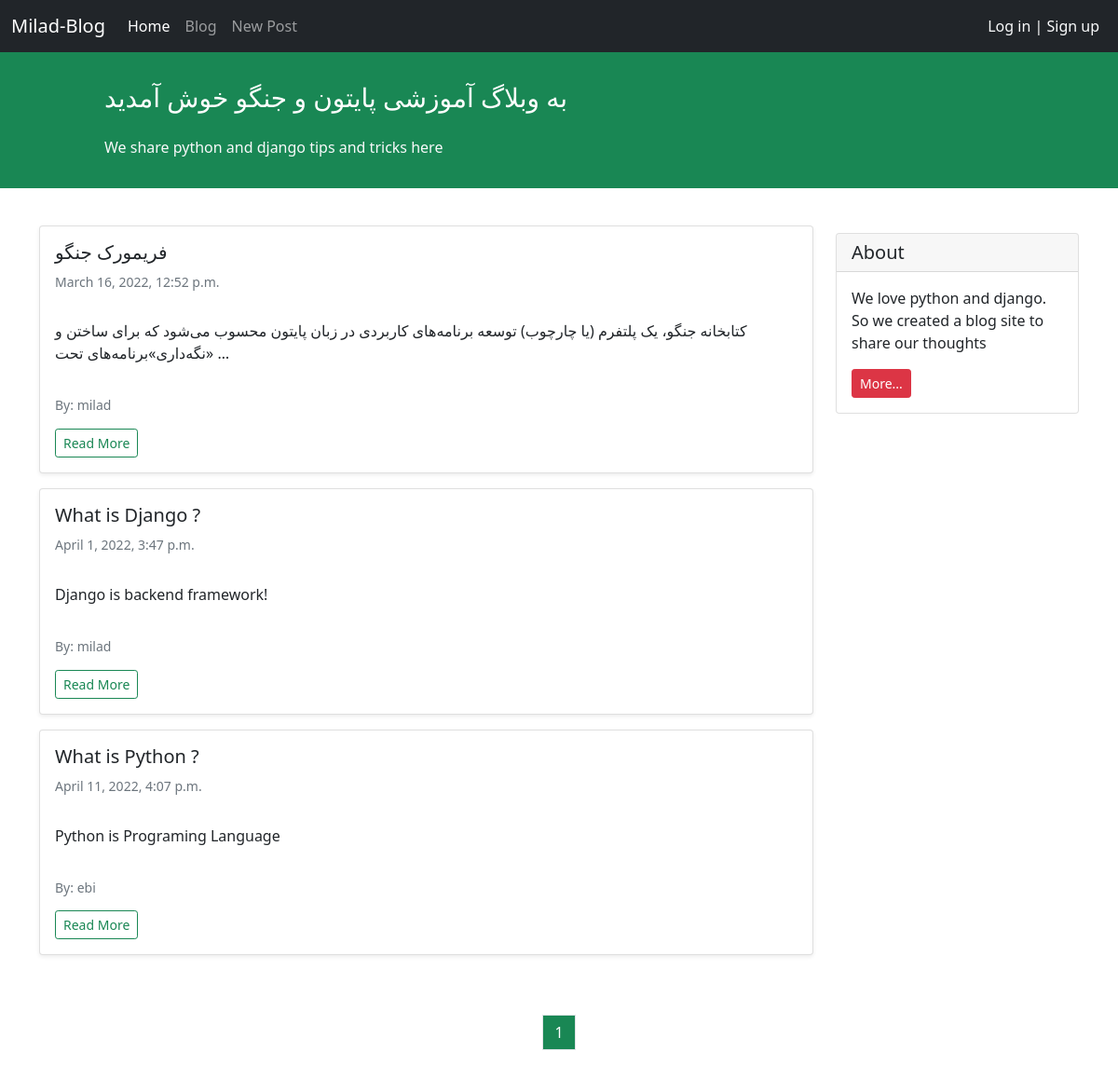
The page / on the database its author committed.
### blog/models.py (models this page shows, shortened)
class Post(models.Model):
    STATUS_CHOICES = (('pub', 'Published'), ('drf', 'Draft'),)
    title = models.CharField(max_length=100)
    text = models.TextField()
    author = models.ForeignKey('auth.User', on_delete=models.CASCADE)
    datetime_created = models.DateTimeField(auto_now_add=True)
    datetime_modified = models.DateTimeField(auto_now=True)
    status = models.CharField(choices=STATUS_CHOICES, max_length=3)

### blog/views.py (the view)
# urls.py: path('', views.PostListView.as_view(), name='posts_list'),
class PostListView(generic.ListView):
    template_name = 'blog/posts_list.html'
    context_object_name = 'posts_list'
    paginate_by = 4
    def get_queryset(self):
        return Post.objects.filter(status='pub').order_by('-datetime_modified')

### blog/templates/blog/posts_list.html (shortened to what this page needs)
{% extends '_base.html' %}
{% block content %}
    <div class="container mt-4 ">
        <div class="row">
            <div class="col-9">
                {% for post in posts_list %}
                    <div class="card shadow-sm my-3 ">
                        <div class="card-body">
                            <h5 class="card-title">{{ post.title }}</h5>
                            <h6 class="card-subtitle mb-2 text-muted small py-2">{{ post.datetime_created }}</h6>
                            <p class="card-text py-3">
                                {{ post.text|truncatewords:20 }}
                            </p>
                            <h6 class="card-subtitle mb-2 text-muted small py-2"> By: {{ post.author }}</h6>
                            <a href="{% url 'posts_detail' post.id %}" class="btn btn-outline-success btn-sm">Read More</a>
                        </div>
                    </div>
                {% endfor %}
            </div>
            <div class="col-3">
                <div class="card my-4">
                    <h5 class="card-header">About</h5>
                    <div class="card-body">
                        <p class="card-text">We love python and django. So we created a blog site to share our
                            thoughts</p>
                        <a href="#"
                           class="btn btn-sm btn-danger">
                            More...
                        </a>
                    </div>
                </div>
            </div>
        </div>
    </div>
            <nav aria-label="Page navigation example ">
        <ul class="pagination justify-content-center mt-5">
                {% for i in page_obj.paginator.page_range %}
                    {% if page_obj.number == i %}
                        <a href="?page={{ i }}" class="text-decoration-none">
                            <li class="page-item page-link bg-success text-white">{{ i }}</li>
                        </a>
                    {% else %}
                        <a href="?page={{ i }}" class="text-decoration-none">
                            <li class="page-item page-link text-success">{{ i }}</li>
                        </a>
                    {% endif %}
                {% endfor %}
        </ul>
    </nav>
{% endblock content %}

### templates/_base.html (shortened to what this page needs)
<!doctype html>
<html lang="en">
<head>
    <link href="https://cdn.jsdelivr.net/npm/bootstrap@5.1.3/dist/css/bootstrap.min.css" rel="stylesheet"
>
</head>
<body>
<nav class="navbar navbar-expand-lg navbar-dark bg-dark">
    <div class="container-fluid">
        <a class="navbar-brand" href="#">Milad-Blog</a>
        <div class="collapse navbar-collapse" id="navbarNavAltMarkup">
            <div class="navbar-nav">
                <a class="nav-link active" aria-current="page" href="{% url 'posts_list' %}">Home</a>
                <a class="nav-link" href="{% url 'posts_list' %}">Blog</a>
                <a class="nav-link" href="{% url 'new_post' %}">New Post</a>
            </div>
        </div>
        <div class="mx-2 text-white">
            {% if user.is_authenticated %}
                Welcome {{ user.username }} | <a class="text-decoration-none text-light"  href=" {% url 'logout' %}">Log out</a>
            {% else %}
                <a class="text-decoration-none text-light" href="{% url 'login' %}">Log in</a> | <a class="text-decoration-none text-light" href="{% url 'signup' %}">Sign up</a>
            {% endif %}
        </div>
    </div>
</nav>
<div class="container-fluid bg-success">
    <div class="row py-3">
        <div class="col-md-8 col-md-10 mx-auto">
            <h3 class="my-4 mt-3 text-white">به وبلاگ آموزشی پایتون و جنگو خوش آمدید </h3>
            <p class="text-light">We share python and django tips and tricks here</p>
        </div>
    </div>
</div>
{% block content %}
{% endblock content %}
</body>
</html>

### rows shown on the page
Post: title "فریمورک جنگو", datetime_created "March 16, 2022, 12:52 p.m.", text "کتابخانه جنگو، یک پلتفرم (یا چارچوب) توسعه برنامه‌های کاربردی در زبان پایتون محسوب می‌شود که برای ساختن و «نگه‌داری»برنامه‌های تحت …", author "milad"
Post: title "What is Django ?", datetime_created "April 1, 2022, 3:47 p.m.", text "Django is backend framework!", author "milad"
Post: title "What is Python ?", datetime_created "April 11, 2022, 4:07 p.m.", text "Python is Programing Language", author "ebi"

### other values the page prints
{{ i }} "1"
